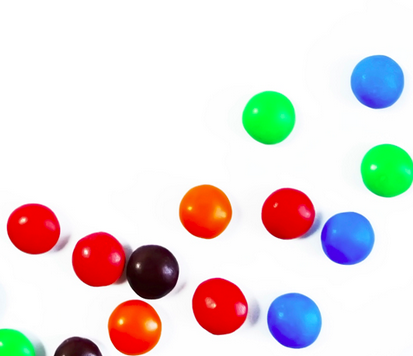
#> input picture smarties.png, 413 x 356 px, found by its file name
$ python morphological_transformation_opencv.py
#> lines starting #> are read from the running program, lines starting #| are printed output that depends on the picture; after the words box and inside, x2 and y2 are one past the last pixel; in counts of white or black regions, pixels touching at a corner belong together
import numpy as np
import cv2
import matplotlib.pyplot as plt

img = cv2.imread("smarties.png", cv2.IMREAD_GRAYSCALE)
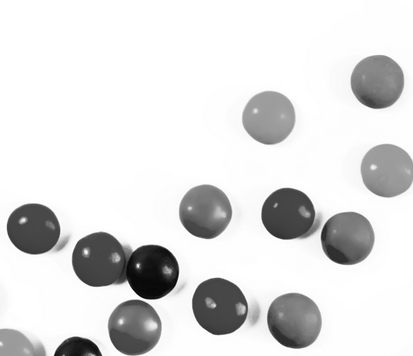
#> img: shape (356, 413); min 4, max 255, mean 222.6
_, mask = cv2.threshold(img, 220, 255, cv2.THRESH_BINARY_INV)
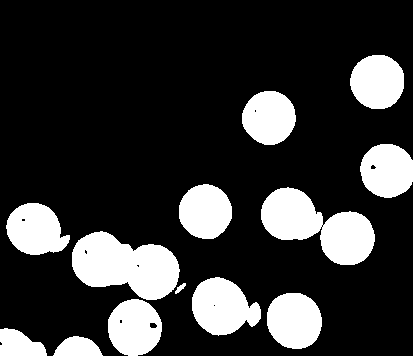
#> mask: shape (356, 413); 20.9% white; 13 white regions, largest, box (x1, y1, x2, y2) and area: (72, 231, 180, 300) 4953, (261, 187, 375, 265) 4823, (192, 277, 261, 336) 2806

# loại bỏ các chấm đen từ mask
kernel = np.ones((5, 5), np.uint8)
# giản nở (Dùng để làm mất đi những cái gây nhiễu bên trong vật thể)
dialation = cv2.dilate(img, kernel, iterations=2)
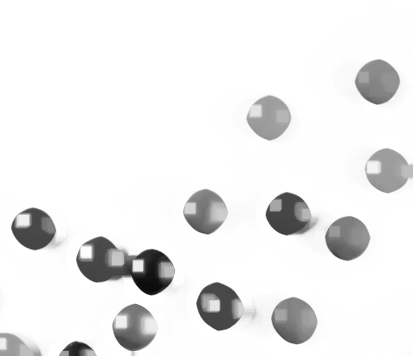
#> dialation: shape (356, 413); min 12, max 255, mean 236.9
# xói mòn (Dùng để làm mất đi bên ngoài vật thể)
erosion = cv2.erode(img, kernel, iterations=1)
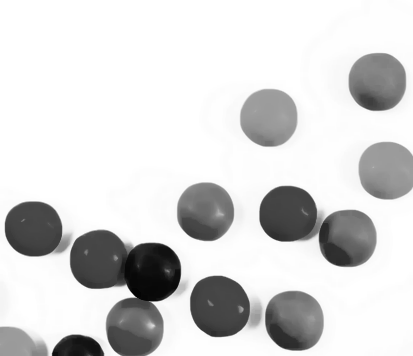
#> erosion: shape (356, 413); min 4, max 255, mean 214.9

opening = cv2.morphologyEx(img, cv2.MORPH_OPEN, kernel)
closing = cv2.morphologyEx(img, cv2.MORPH_CLOSE, kernel)
mg = cv2.morphologyEx(img, cv2.MORPH_GRADIENT, kernel)
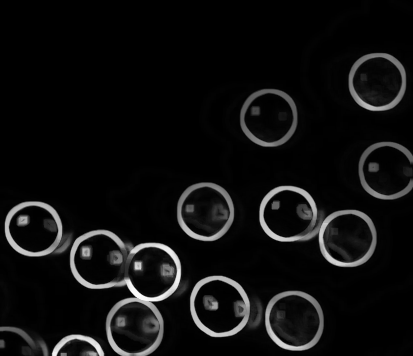
#> mg: shape (356, 413); min 0, max 251, mean 15.4

# It is the difference between input image and Opening of the image
th = cv2.morphologyEx(img, cv2.MORPH_TOPHAT, kernel)
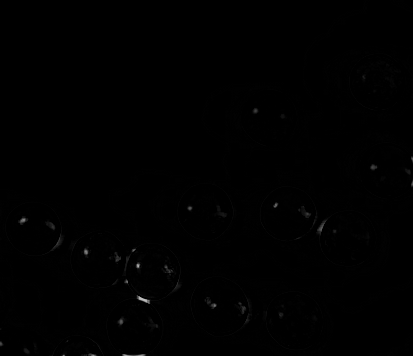
#> th: shape (356, 413); min 0, max 189, mean 0.6

# It is the difference between the closing of the input image and input image
bh = cv2.morphologyEx(img,cv2.MORPH_BLACKHAT, kernel)

titles = ["image", "mask", "dialation",
          "erosion", "opening", "closing", "mg", "th"]
images = [img, mask, dialation, erosion, opening, closing, mg, th]

for index, (img, title) in enumerate(zip(images, titles)):
    plt.subplot(3, 3, index+1)
    plt.imshow(img, "gray")
    plt.title(title)
    plt.xticks([])
    plt.yticks([])
#> this loop made 8 passes
#> title on passes 1 to 8: 'image', 'mask', 'dialation', 'erosion', 'opening', 'closing', 'mg', 'th'
plt.show()
